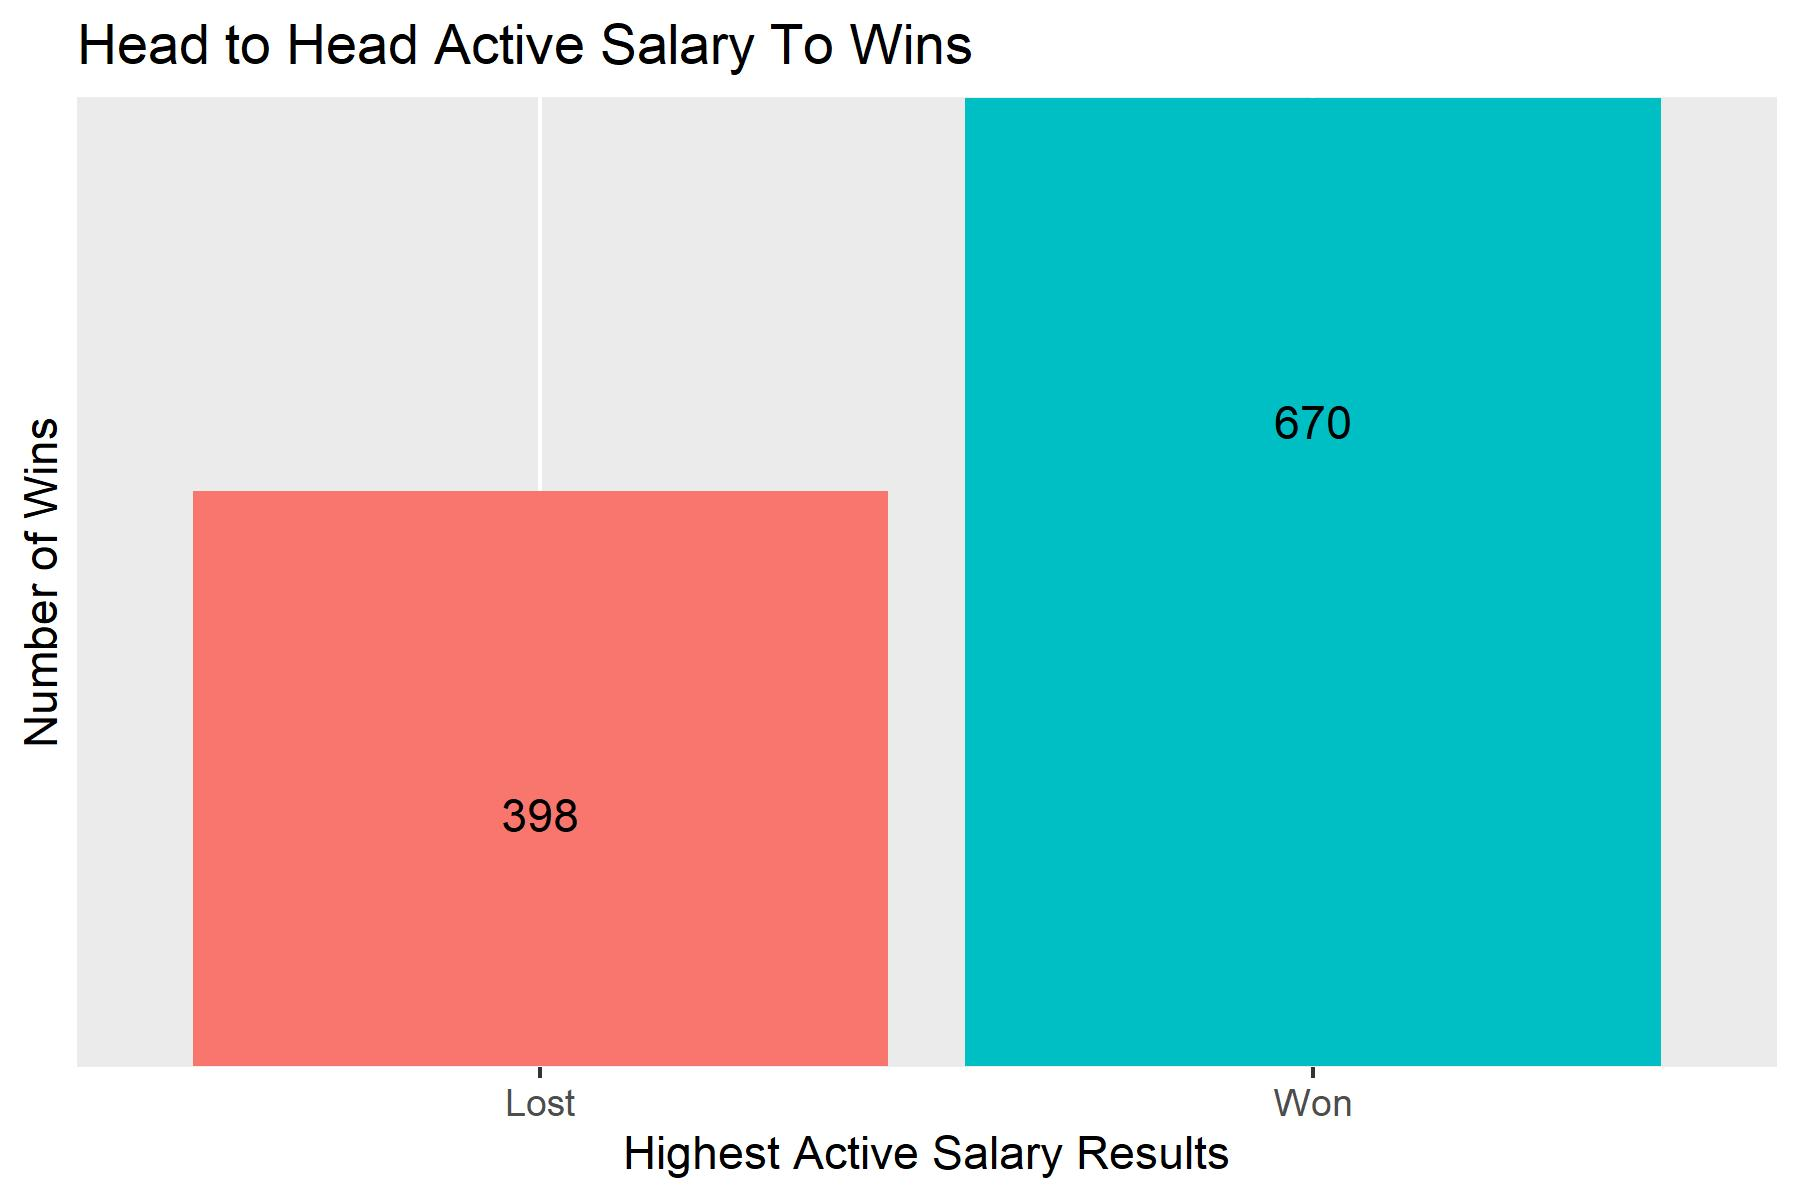

Source code (R):
print('start HeadToHeadActiveBar')

h2hplot <- ggplot(data = gamesSalary, 
                  aes(x= gamesSalary$SalaryWins,
                      fill=gamesSalary$SalaryWins)) +
  geom_bar() + 
  geom_text(stat='count',
    aes(label = ..count..),
    position = position_dodge(0.9),
    vjust = 10
  ) + 
  ggtitle('Head to Head Active Salary To Wins') + 
  scale_y_discrete( name = "Number of Wins") + 
  scale_x_discrete( name = 'Highest Active Salary Results',
                      labels = c('Lost', 'Won')) +
    theme(legend.position = "None")


ggsave('HeadToHeadActiveBar.jpg', width=6, height=4)